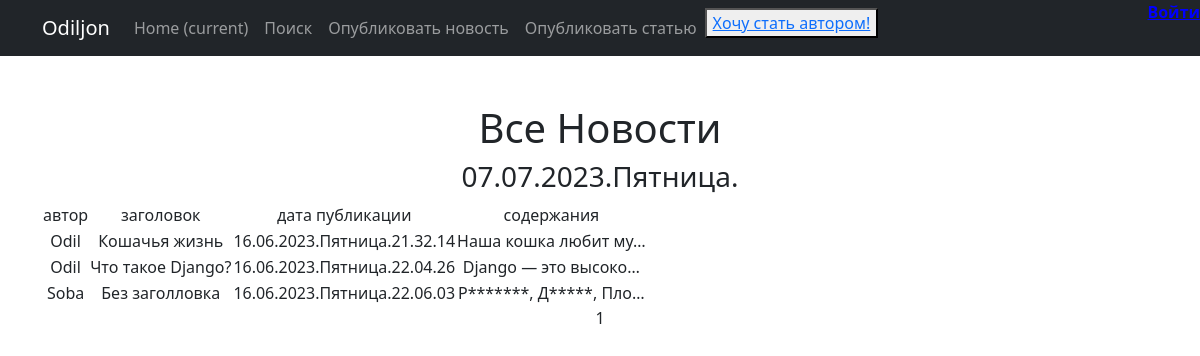
/, run on an earlier commit of the app's database.
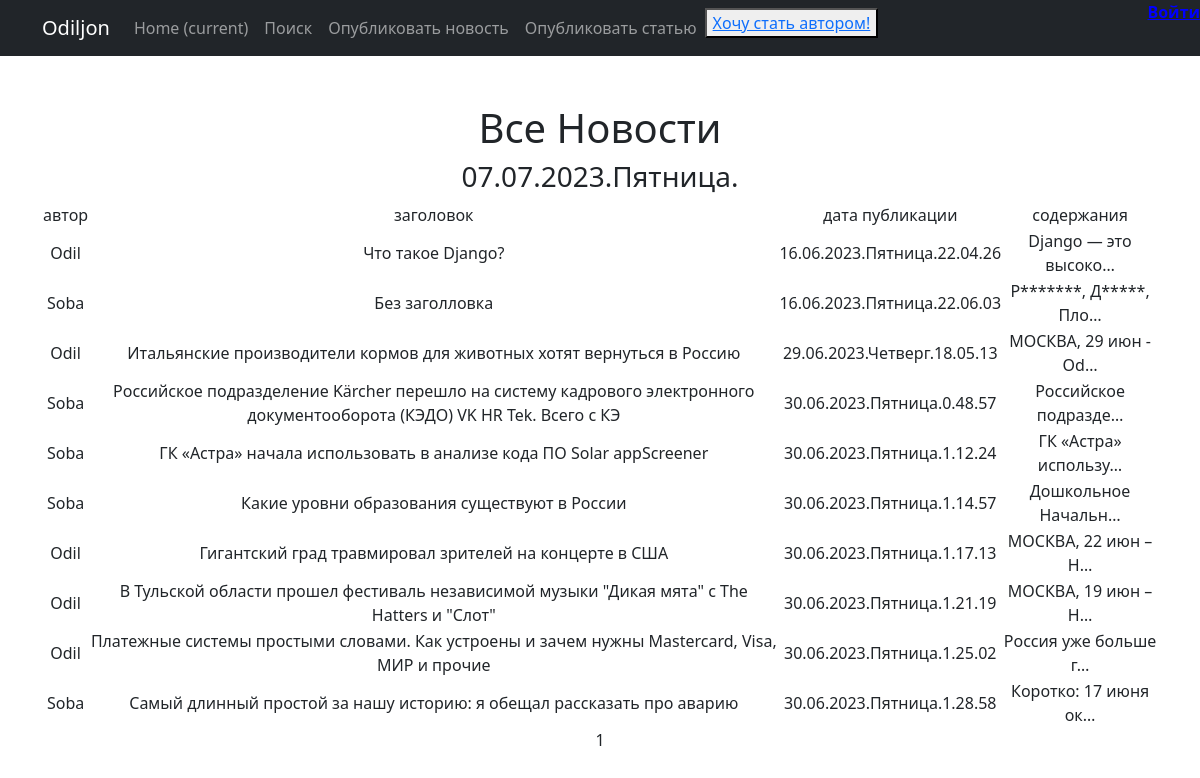
And on a later commit of the database.
### news/models.py (models this page shows, shortened)
class Post(models.Model):
    ART = 'AR'
    NEWS = 'NW'
    TYPES = [(ART, 'Статья'), (NEWS, 'Новость')]
    author = models.ForeignKey(Author, on_delete=models.CASCADE, verbose_name='Автор')
    post_type = models.CharField(max_length=10, choices=TYPES, verbose_name='Тип поста')
    created_at = models.DateTimeField(auto_now_add=True, verbose_name='Дата публикации')
    post_category = models.ManyToManyField(Category)
    post_title = models.CharField(max_length=120, verbose_name='Заголовок')
    post_text = models.TextField(verbose_name='Содержание')
    post_rating = models.IntegerField(default=0, verbose_name='Рейтинг поста')

class Author(models.Model):
    user = models.OneToOneField(User, on_delete=models.CASCADE)  # ID пользователя, который является автором
    author_rating = models.IntegerField(default=0)

### news/views.py (the view)
# urls.py: path('', PostsList.as_view(), name='post_list'),
class PostsList(ListView):
    model = Post
    ordering = 'created_at'
    template_name = 'news/posts.html'
    context_object_name = 'posts'
    paginate_by = 10
    def get_queryset(self):
        queryset = super().get_queryset()
        self.filterset = PostFilter(self.request.GET, queryset)
        return self.filterset.qs
    def get_context_data(self, **kwargs):
        context = super().get_context_data(**kwargs)
        context['time_now'] = datetime.utcnow()
        context['news'] = Post.objects.all()
        context['is_not_author'] = not self.request.user.groups.filter(name='author').exists()
        return context

### news/templatetags/censor.py (called while the page is built)
@register.filter(name='censor')
def censor(value):
    for word in cens:
        value = value.replace(word, word[0] + '*' * len(word))
    return value

### templates/news/posts.html (shortened to what this page needs)
{% extends 'flatpages/default.html' %}
{% load censor %}
{% load custom_tags %}
{% block content %}
   <h1>Все Новости</h1>
    <h3>{{ time_now|date:'d.m.Y.l.' }}</h3>
   {% if news %}
       <table>
           <tr>
               <td>автор</td>
               <td>заголовок</td>
               <td>дата публикации</td>
               <td>содержания</td>
           </tr>
           {% for post in posts %}
           <tr>
               <td>{{ post.author.user }}</td>
               <td>{{ post.post_title }}</td>
               <td>{{ post.created_at|date:'d.m.Y.l.G.i.s' }}</td>
               <td>{{ post.post_text|truncatechars:20|censor }}</td>
           </tr>
           {% endfor %}
       </table>
   {% else %}
       <h2>No news published!</h2>
   {% endif %}
   {{ page_obj.number }}
{% endblock content %}

### templates/flatpages/default.html (shortened to what this page needs)
<!DOCTYPE html>
<html lang="en">
    <head>
        {% load static%}
        <link href="{% static 'css/styles.css' %}" rel="stylesheet" />
    </head>
    <body>
        <nav class="navbar navbar-expand-lg navbar-dark bg-dark static-top">
   <div class="container">
       <a class="navbar-brand" href="#">Odiljon</a>
       <div class="collapse navbar-collapse" id="navbarResponsive">
           <ul class="navbar-nav ml-auto">
               <li class="nav-item active">
                   <a class="nav-link" href="http://127.0.0.1:8000/">Home
                       <span class="sr-only">(current)</span>
                   </a>
               </li>
               <li class="nav-item">
                   <a class="nav-link" href="/search/">Поиск</a>
               </li>
               <li class="nav-item">
                   <a class="nav-link" href="/news/create/">Опубликовать новость</a>
               </li>
                <li class="nav-item">
                   <a class="nav-link" href="/article/create/">Опубликовать статью</a>
               </li>
               <li>
                   {% if is_not_author %}
                    <button> <a href="/be_author/">
                    Хочу стать автором!</a>
                    </button>
                    {% endif %}
               </li>
               <li>
                   {% if user.is_authenticated %}
                   <span><a href="{% url 'account_logout'%}"
                      style="color: rgb(192, 192, 192); font-weight:700;position: absolute;right:0;top:0">
                       Выйти
                   </a></span>
                   {% else %}
                   <a href="{% url 'account_login'%}"
                      style="color: rgb(0, 0, 255); font-weight:700;position: absolute;right:0;top:0">
                       Войти
                   </a>
                   {% endif %}
               </li>
           </ul>
       </div>
   </div>
</nav>
        <div class="container">
            <div class="text-center mt-5">
                {% block content %}{% endblock content%}
            </div>
        </div>
    </body>
</html>

What changed in the data, as far as the page shows it:
removed Post: author.user "Odil", post_title "Кошачья жизнь", created_at "16.06.2023.Пятница.21.32.14", post_text|censor "Наша кошка любит му…"
added Post: author.user "Odil", post_title "Итальянские производители кормов для животных хотят вернуться в Россию", created_at "29.06.2023.Четверг.18.05.13", post_text|censor "МОСКВА, 29 июн - Od…"
added Post: author.user "Soba", post_title "Российское подразделение Kärcher перешло на систему кадрового электронного документооборота (КЭДО) VK HR Tek. Всего с КЭ", created_at "30.06.2023.Пятница.0.48.57", post_text|censor "Российское подразде…"
added Post: author.user "Soba", post_title "ГК «Астра» начала использовать в анализе кода ПО Solar appScreener", created_at "30.06.2023.Пятница.1.12.24", post_text|censor "ГК «Астра» использу…"
added Post: author.user "Soba", post_title "Какие уровни образования существуют в России", created_at "30.06.2023.Пятница.1.14.57", post_text|censor "Дошкольное Начальн…"
added Post: author.user "Odil", post_title "Гигантский град травмировал зрителей на концерте в США", created_at "30.06.2023.Пятница.1.17.13", post_text|censor "МОСКВА, 22 июн – Н…"
added Post: author.user "Odil", post_title "В Тульской области прошел фестиваль независимой музыки \"Дикая мята\" с The Hatters и \"Слот\"", created_at "30.06.2023.Пятница.1.21.19", post_text|censor "МОСКВА, 19 июн – Н…"
added Post: author.user "Odil", post_title "Платежные системы простыми словами. Как устроены и зачем нужны Mastercard, Visa, МИР и прочие", created_at "30.06.2023.Пятница.1.25.02", post_text|censor "Россия уже больше г…"
added Post: author.user "Soba", post_title "Самый длинный простой за нашу историю: я обещал рассказать про аварию", created_at "30.06.2023.Пятница.1.28.58", post_text|censor "Коротко: 17 июня ок…"
